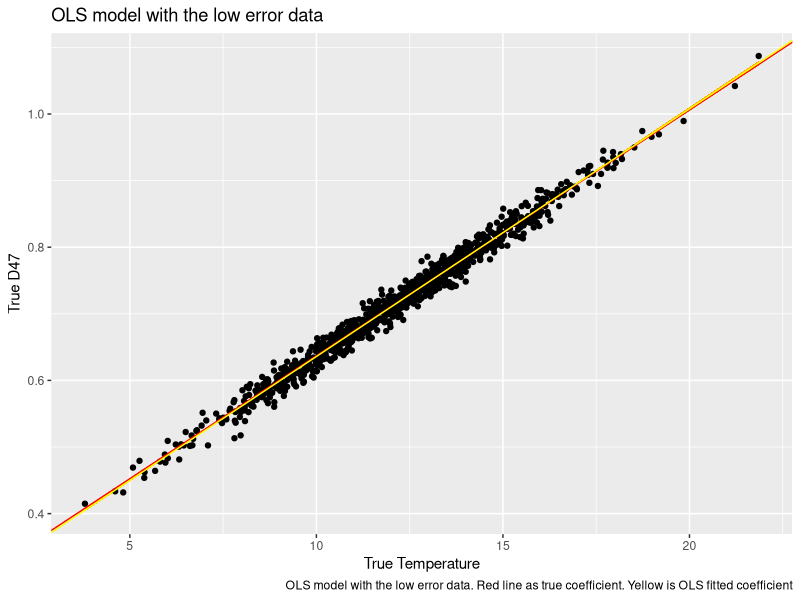
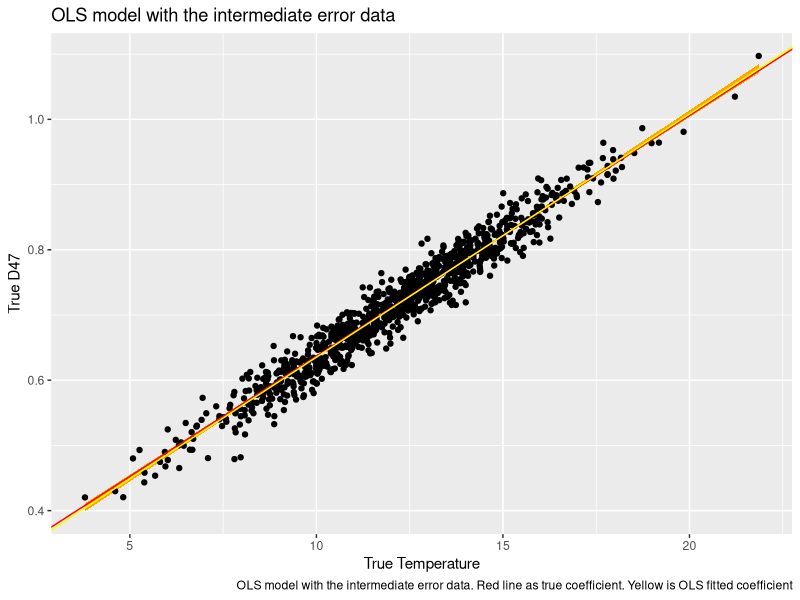
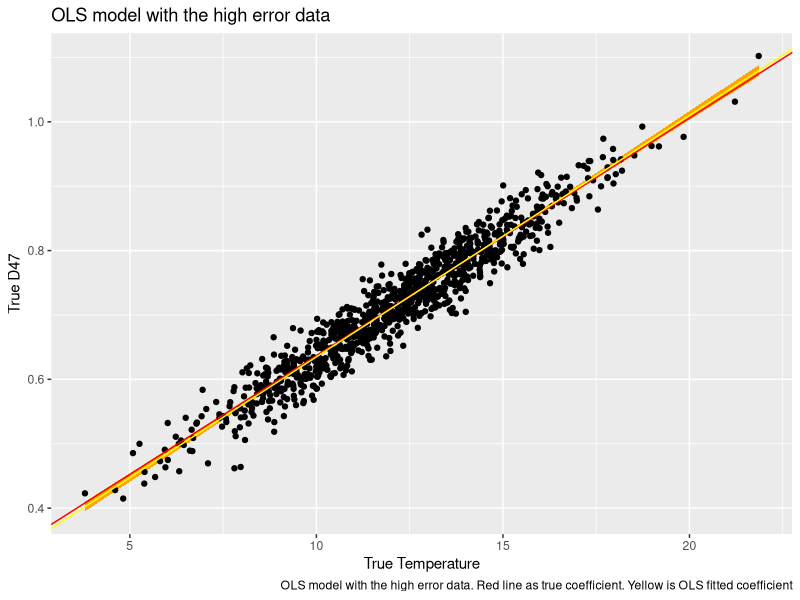

Write the R code that produced these figures, in order.
## ---- chunk 1
knitr::opts_chunk$set(echo = TRUE, warning = FALSE, message = FALSE)

library(tidyverse)
library(dplyr)
library(ggplot2)
library(boot)
library(knitr)
## ---- chunk 2
data_low <- read_csv("../Data/Dataset_S1_Mar8.csv")
data_intermediate <- read_csv("../Data/Dataset_S2_Mar8.csv")
data_high <- read_csv("../Data/Dataset_S3_Mar8.csv")
## ---- chunk 3
# https://www.statmethods.net/advstats/bootstrapping.html
# Boot library docs
# calculate the coefficient
OLS_boot <- function(formula, data, indices) {
  d <- data[indices,]                                 # allows boot to select sample
  mark <- sample(                                     # Mark for train-test
    c(rep(0, 0.7*nrow(d)), 
    c(rep(1, 0.3*nrow(d)))))      
  train <- d[mark == 0,]                              # train data
  test <- d[mark == 1,]                               # test data
  fit <- lm(formula, data=train)                      # the OLS model
  train_MSE <- mean((train$D47 - predict(fit))^2)     # Train set MSE
  test_MSE <- mean((test$D47 - predict(fit, newdata = test))^2)# Test set MSE
  return(c(coef(fit), train_MSE, test_MSE))                    # get intercept
}

# The OLS function with bootstrapping
OLS <- function(seed, statistic, dataSet, formula, replicate){
  set.seed(seed)
  results <- boot(data = dataSet,
                  statistic = statistic,
                  R = replicate,
                  formula = formula)
  
  CI_Intecept <- boot.ci(results, type="bca", index=1)
  Intercept_names <- c("Median Intercept", "Intercept Std. Error", "2.5%", "92.5%")
  Intercept_values <- c(median(results$t[,1]), sd(results$t[,1]), CI_Intecept$bca[4], CI_Intecept$bca[5])
  names(Intercept_values) <- Intercept_names
  
  CI_Slope <- boot.ci(results, type="bca", index=2)
  Slope_names <- c("Median Slope", "Slope Std. Error", "2.5%", "92.5%")
  Slope_values <- c(median(results$t[,2]), sd(results$t[,2]), CI_Slope$bca[4], CI_Slope$bca[5])
  names(Slope_values) <- Slope_names
  
  MSE_names <- c("Median Train MSE", "Median Test MSE")
  MSE_values <- c(median(results$t[,3]), median(results$t[,4]))
  names(MSE_values) <- MSE_names
  
  
  Intercept_values %>% kable()
  Slope_values %>% kable()
  MSE_values %>% kable()
  
  return (c(Intercept_values, Slope_values, MSE_values))
}

# create data visualization
createPlot <- function(data, result, title, caption) {
  data %>% 
    ggplot(aes(x = x_TRUE, y=y_TRUE)) + 
    geom_ribbon(aes(ymin = result[7] * x_TRUE + result[4] , ymax = result[8] * x_TRUE + result[3]), fill = "orange") +
    geom_point() +
    geom_abline(slope = 0.0369, intercept = 0.268, color = 'red') +
    geom_abline(slope = result[5], intercept = result[1], color = 'yellow') + 
    labs(title = title,
         caption = caption) + 
    xlab("True Temperature") + 
    ylab("True D47")
}

## ---- chunk 4
result_low <- OLS(1234, OLS_boot, data_low, D47~Temperature, 1000)

rbind(result_low) %>% kable()
## ---- chunk 5
createPlot(data_low, 
           result_low, 
           "OLS model with the low error data", 
           "OLS model with the low error data. Red line as true coefficient. Yellow is OLS fitted coefficient")
## ---- chunk 6

result_intermediate <- OLS(1234, OLS_boot, data_intermediate, D47~Temperature, 1000)

rbind(result_intermediate) %>% kable()
## ---- chunk 7
createPlot(data_intermediate, 
           result_intermediate, 
           "OLS model with the intermediate error data", 
           "OLS model with the intermediate error data. Red line as true coefficient. Yellow is OLS fitted coefficient")
## ---- chunk 8
result_high <- OLS(1234, OLS_boot, data_high, D47~Temperature, 1000)

rbind(result_high) %>% kable()
## ---- chunk 9
createPlot(data_high, 
           result_high, 
           "OLS model with the high error data", 
           "OLS model with the high error data. Red line as true coefficient. Yellow is OLS fitted coefficient")
## ---- chunk 10
rbind(result_low, result_intermediate, result_high) %>% kable()
